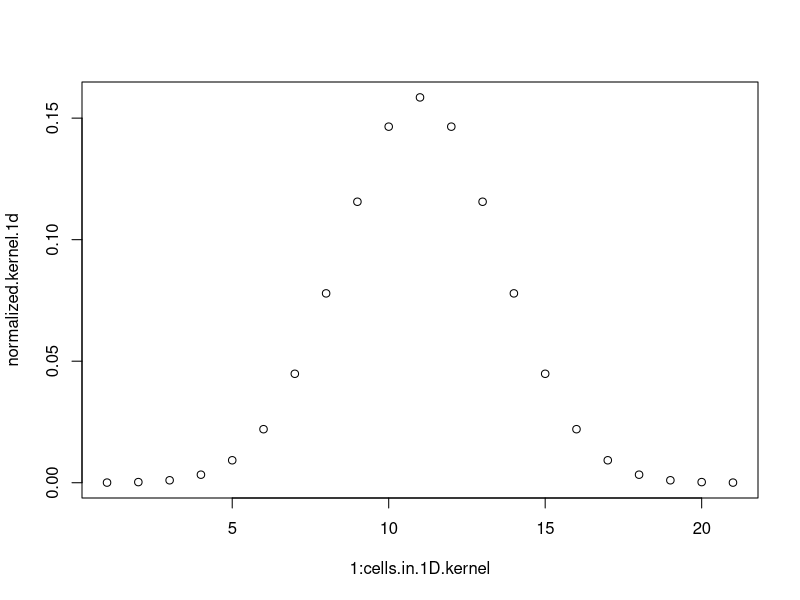
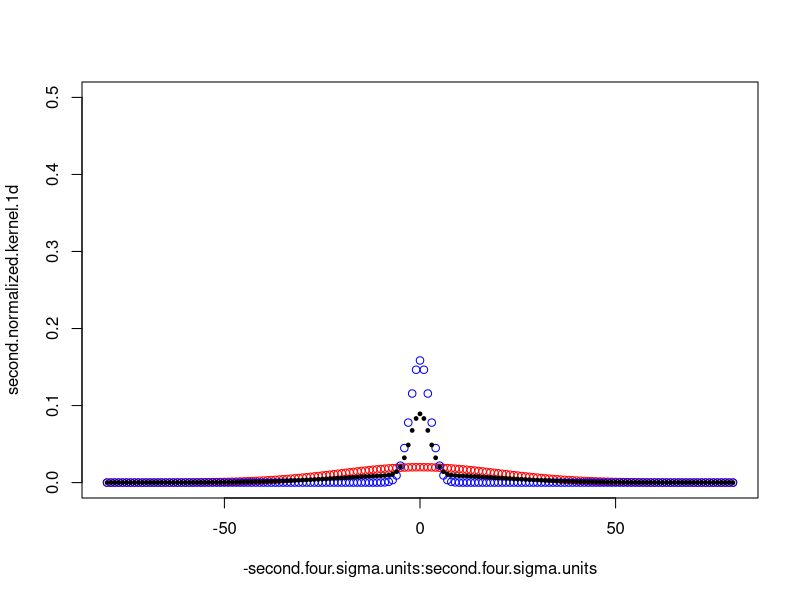
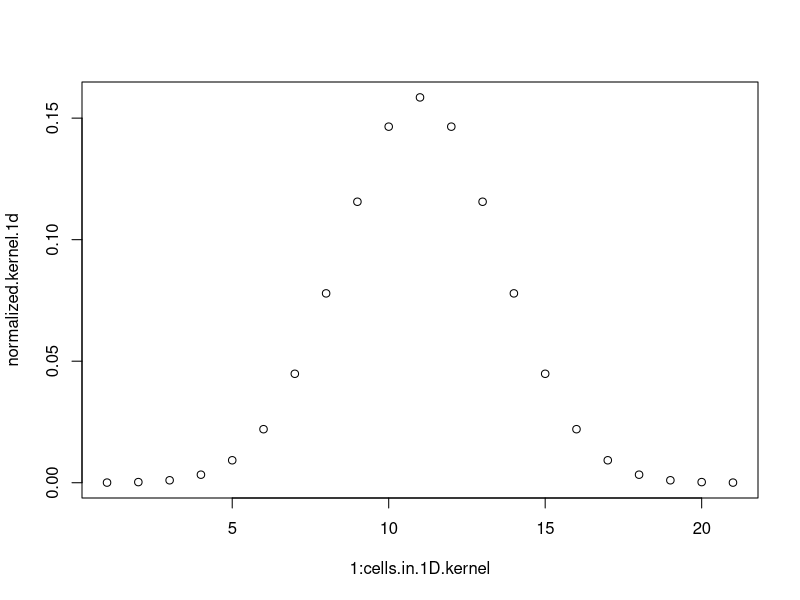
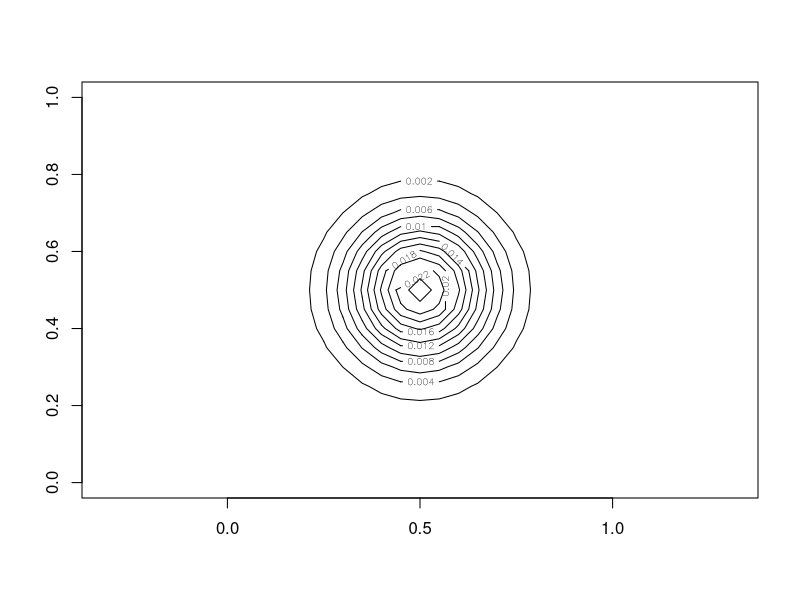
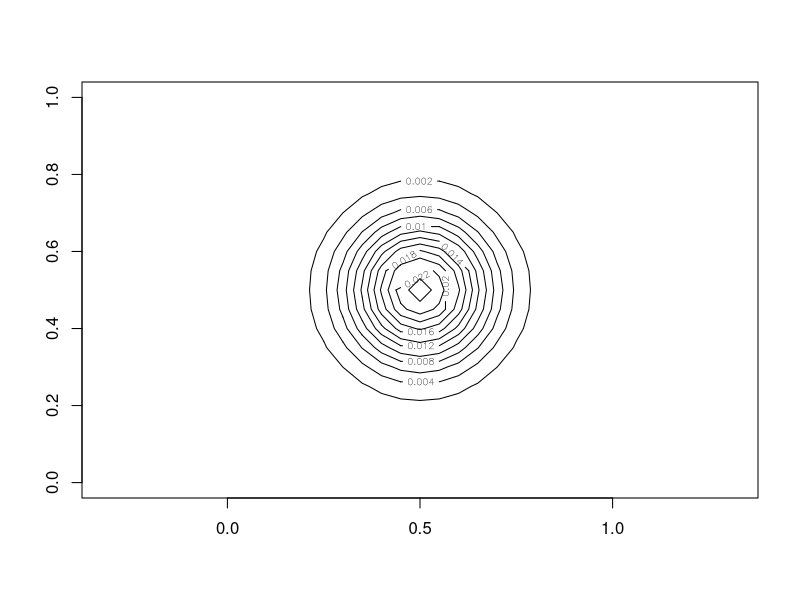
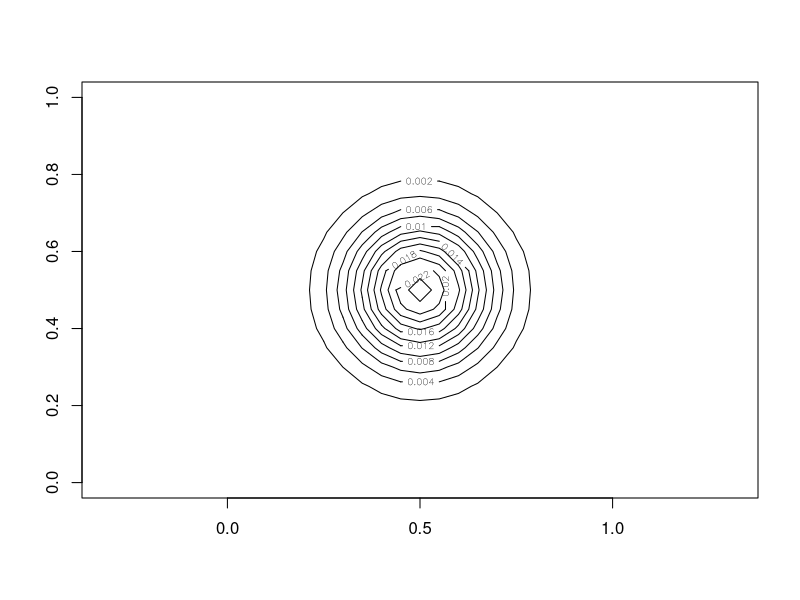

Here is the R script that generated these plots, in order: (Note: this script raises an error after producing the figures.)
#############################################################################################################################
#
#  code to write the dispersal matrix for a given number of patches and dispersal kernel to go into Nemo
#  19 Jan 2015
#
#############################################################################################################################



# FOR A LANDSCAPE OF A GIVEN SIZE

#patches.x <- 1000	# number of patches going horizontally in the cylinder, the range will expand in this direction
#patches.y <- 200		# number of patches lined up vertically in the cylinder
	# mostly irrelevant for figuring out dispersal kernel, except don't want it to loop entirely around the cylinder
	# cut in half when creating the landscape because I want symmetry so the edges match up, the landscape will be made then mirrored

# how big in 1-D is a patch (meters here)
cell <- 50
# landscape size
land.x <- 1000	# 1000 km = 1,000,000 m
land.y <- 500		# 50 km = 50,000 m

cells.x <- land.x/cell
cells.y <- land.y/cell

(total.cells <- cells.x * cells.y)



# CREATE THE DISPERSAL MATRIX

# dispersal kernel from 1 patch to surrounding patches
#	want it to be Gaussian and vary to having more LDD (long distance dispersal)
dist.mean <- 0		# mean should stay at zero as dispersal is centered around natal patch
dist.sd <- 125		# this is sigma, one standard deviation, in meters

# scale the landscape, and want to cut off at 4 sigma, so how many cells (in 1-D) are there within 4 sigma:
units <- dist.sd/cell		# number of cells per one sigma
four.sigma.units <- 4*units	# number of cells per four sigma IN ONE DIRECTION

center.cell <- four.sigma.units + 1
cells.in.1D.kernel <- four.sigma.units + four.sigma.units + 1
		# total cells going across the one-dimensional kernel are those one either side plus the central/natal one

# make the 1-D kernel
kernel.1d <- rep(NA, cells.in.1D.kernel)
k <- 1
for(i in -four.sigma.units:four.sigma.units){
	left.boundary <- (i-0.5)*cell
	right.boundary <- (i+0.5)*cell
	kernel.1d[k] <- pnorm(q=right.boundary, sd=dist.sd) - pnorm(q=left.boundary, sd=dist.sd)
	k <- k+1
}

# actually just take the first half and copy it to the second half, because the numbers slightly differ at the 12th decimal place otherwise.
# might be slightly inaccurate, but will ensure accuracy down the line and a perfect mirror image
kernel.1d <- c(kernel.1d[1:center.cell], kernel.1d[(center.cell-1):1])

	# correct to have the halves because the center cell in a sense can be thought of as zero space since not migrating leaves you there
	# still need to renormalize because only have the cumulative within 4 sigma
normalized.kernel.1d <- kernel.1d/sum(kernel.1d)	# normalize the probabilities to sum to 1
plot(1:cells.in.1D.kernel, normalized.kernel.1d)


########################################################################################################################
########################################################################################################################
#
#	for summing 2 distributions to create kurtosis:
#
# do the above again for a second distribution, sum the 1-D kernels and normalize
#
#	*** NOTE ***
#	WHEN SUMMING THE KERNELS, MAKE SURE TO ADD AFTER CENTERING AROUND 0
#
# dispersal kernel from 1 patch to surrounding patches
#	want it to be Gaussian and vary to having more LDD (long distance dispersal)
second.dist.mean <- 0		# mean should stay at zero as dispersal is centered around natal patch
second.dist.sd <- 1000		# this is sigma, one standard deviation, in meters

# scale the landscape, and want to cut off at 4 sigma, so how many cells (in 1-D) are there within 4 sigma:
second.units <- second.dist.sd/cell		# number of cells per one sigma
second.four.sigma.units <- 4*second.units	# number of cells per four sigma IN ONE DIRECTION

second.center.cell <- second.four.sigma.units + 1
second.cells.in.1D.kernel <- second.four.sigma.units + second.four.sigma.units + 1
		# total cells going across the one-dimensional kernel are those one either side plus the central/natal one

# make the 1-D kernel
second.kernel.1d <- rep(NA, second.cells.in.1D.kernel)
k <- 1
for(i in -second.four.sigma.units:second.four.sigma.units){
	left.boundary <- (i-0.5)*cell
	right.boundary <- (i+0.5)*cell
	second.kernel.1d[k] <- pnorm(q=right.boundary, sd=second.dist.sd) - pnorm(q=left.boundary, sd=second.dist.sd)
	k <- k+1
}

# actually just take the first half and copy it to the second half, because the numbers slightly differ at the 12th decimal place otherwise.
# might be slightly inaccurate, but will ensure accuracy down the line and a perfect mirror image
second.kernel.1d <- c(second.kernel.1d[1:second.center.cell], second.kernel.1d[(second.center.cell-1):1])

	# correct to have the halves because the center cell in a sense can be thought of as zero space since not migrating leaves you there
	# still need to renormalize because only have the cumulative within 4 sigma
second.normalized.kernel.1d <- second.kernel.1d/sum(second.kernel.1d)	# normalize the probabilities to sum to 1

diff.in.length <- abs(length(normalized.kernel.1d) - length(second.normalized.kernel.1d))
each.end.diff <- diff.in.length/2
# which is the shorter one:
if((length(normalized.kernel.1d) - length(second.normalized.kernel.1d)) < 0){	# then first kernel is shorter, add to it's length
	second.shorter <- FALSE
	long.normalized.kernel.1d <- c(rep(0, each.end.diff), normalized.kernel.1d, rep(0, each.end.diff))
	plot(-second.four.sigma.units:second.four.sigma.units, second.normalized.kernel.1d, ylim=c(0,0.5), col="red")
	points(-second.four.sigma.units:second.four.sigma.units, long.normalized.kernel.1d, col="blue")
}
if((length(normalized.kernel.1d) - length(second.normalized.kernel.1d)) > 0){	# then second kernel is shorter, add to it's length
	second.shorter <- TRUE
	second.normalized.kernel.1d <- c(rep(0, each.end.diff), second.normalized.kernel.1d, rep(0, each.end.diff))
	plot(-four.sigma.units:four.sigma.units, normalized.kernel.1d, ylim=c(0,0.5), col="red")
	points(-four.sigma.units:four.sigma.units, second.normalized.kernel.1d, col="blue")
}

prop.first.kernel <- 0.5
prop.second.kernel <- 1 - prop.first.kernel
summed.1d.kernels <- (long.normalized.kernel.1d * prop.first.kernel) + (second.normalized.kernel.1d * prop.second.kernel)

# just for the plot, to know which x values to use
if(second.shorter==FALSE){
	points(-second.four.sigma.units:second.four.sigma.units, summed.1d.kernels, pch=20, cex=0.75)
}else{
	points(-four.sigma.units:four.sigma.units, summed.1d.kernels, pch=20, cex=0.75)
}

########################################################################################################################
########################################################################################################################


# IF USING COMBINATION OF 2 KERNELS, UNCODE FOLLOWING LINE
#
# normalized.kernel.1d <- summed.1d.kernels

#normalized.kernel.1d <- kernel.1d/sum(kernel.1d)	# normalize the probabilities to sum to 1
plot(1:cells.in.1D.kernel, normalized.kernel.1d)

# multiply it by itself to create the 2-D
horizontal.to.multiply <- matrix(NA, nrow=length(normalized.kernel.1d), ncol=length(normalized.kernel.1d))
vertical.to.multiply <- matrix(NA, nrow=length(normalized.kernel.1d), ncol=length(normalized.kernel.1d))

for(j in 1:length(normalized.kernel.1d)){
	horizontal.to.multiply[j,] <- normalized.kernel.1d
	vertical.to.multiply[,j] <- normalized.kernel.1d
}

multiplied.kernels <- horizontal.to.multiply * vertical.to.multiply


# plot the multiplied matrix
library(graphics)
contour(multiplied.kernels, asp=1, nlevels= four.sigma.units)

# find the cutoff value for distance travelled, i.e. which contours don't make the full circle around because they travel farther than the central column/row?
lower.cutoff <- multiplied.kernels[1, center.cell]
multiplied.kernels[multiplied.kernels < lower.cutoff] <- 0
	# replace values lower than the cutoff with zero
# plot the multiplied matrix that's been cut off to circular distances
contour(multiplied.kernels, asp=1, nlevels= four.sigma.units)

# restandardize so all sums to 1
restandardized.multiplied.kernels <- multiplied.kernels/sum(multiplied.kernels)
contour(restandardized.multiplied.kernels, asp=1, nlevels= four.sigma.units)
disp.kernel <- restandardized.multiplied.kernels

middle.of.kernel <- center.cell
	# ceiling(length(disp.kernel[,1])/2)	# works because there are an odd number for the length/width
max.dist.include.natal <- middle.of.kernel	# the maximum number of cells an individual might migrate including 1 as staying in natal patch
max.dist.exclude.natal <- middle.of.kernel - 1


#############################################################################################################################
#
#	NOW WE HAVE THE DISPERSAL KERNEL
#
#	GO AHEAD AND MAKE THE DISPERSAL MATRIX
#
#############################################################################################################################



# dispersal matrix needs to be patch number x patch number with columns summing to 1
#patches.x
#patches.y
total.patches <- patches.x * patches.y

disp.mat <- matrix(0, nrow= total.patches, ncol= total.patches) 	
	# dispersal matrix is patch number by patch number
	# it is all zeros so I can simply fill in the non-zero values
	
# make an identifying number for all patches, go down each column before moving on to the next column
patch.number.ids <- matrix(0, nrow= patches.y, ncol= patches.x)
for(i in 1: (patches.x * patches.y)){
	patch.number.ids[i] <- i
}



# a function to mirror image a matrix
rotate90 <- function(x) t(apply(x, 2, rev))
mirror <- function(x) rotate90(rotate90(x))


# FOR A GIVEN PATCH, WHAT PATCHES ARE THERE TO CHOOSE FROM FOR MIGRATION

column.length <- patches.y
row.length <- patches.x

for(i in 1: patches.y){		# row
	for(j in 1: patches.x){	# column

		focal.patch.id <- patch.number.ids[i,j]
		potential.rows.vertical <- (i - max.dist.exclude.natal):(i + max.dist.exclude.natal)
		potential.columns.horizontal <- (j - max.dist.exclude.natal):(j + max.dist.exclude.natal)

		# check within bounds for rows
		if(TRUE %in% (potential.rows.vertical > column.length)){	# at the bottom of the cylinder, loop to top
			how.many.over <- table((potential.rows.vertical > column.length))[[2]]	
				# number of trues, i.e. those that are greater than the max column height
			potential.rows.vertical <- c((i - max.dist.exclude.natal):(column.length), 1:how.many.over)
		}
		if(TRUE %in% (potential.rows.vertical < 1)){	# at the top of the cylinder, loop to bottom
			how.many.under <- table((potential.rows.vertical < 1))[[2]]	
				# number of trues, i.e. those that are greater than the max column height
			potential.rows.vertical <- c((column.length-(how.many.under-1)):column.length, 1:(i + max.dist.exclude.natal))
		}
		# check within bounds for columns; DO NOT want these to loop to the other end of the x spectrum
		if(TRUE %in% (potential.columns.horizontal > row.length)){	# at the right end of the cylinder, don't loop
			how.many.over <- table((potential.columns.horizontal > row.length))[[2]]	
				# number of trues, i.e. those that are greater than the right end of the cylinder
			potential.columns.horizontal <- (j - max.dist.exclude.natal):(row.length)
		}
		if(TRUE %in% (potential.columns.horizontal < 1)){	# at the left end of the cylinder, don't loop 
			how.many.under <- table((potential.columns.horizontal < 1))[[2]]	
				# number of trues, i.e. those that are less than the left end of the cylinder
			potential.columns.horizontal <- 1:(j + max.dist.exclude.natal)
		}

		# take those columns and rows and create a list of potential patches
		potential.patches.matching.kernel <- patch.number.ids[potential.rows.vertical, potential.columns.horizontal]




		if(length(potential.patches.matching.kernel) < length(disp.kernel)){
			print("Patch dispersal kernel hits the left or right border!")
			# when at the left or right end of the cylinder, need to add in the extra migration - make boundaries reflecting
			
			# how many columns should be in the kernel total:
			kernel.length <- max.dist.include.natal + max.dist.exclude.natal
			
			
			# are we at the left or right edge?
			
			# left edge
			if(TRUE %in% (1: patches.y %in% potential.patches.matching.kernel)){
				# how many columns do we have / are we missing in the kernel
				short.kernel <- length(potential.patches.matching.kernel[1,])
				cols.missing <- kernel.length - short.kernel
				
				# missing that many columns, and in this case on the left
				# so mirror those 2 columns and add them on to the dispersal kernel existing leftmost columns
				
				modified.disp.kernel <- disp.kernel[, -c(1:cols.missing)]
				add.on.missing <- disp.kernel[, c(1:cols.missing)]
				if(cols.missing > 1){
					# mirror the dispersal kernel bit being added back on
					add.on.missing <- mirror(add.on.missing)
					for(k in 1:cols.missing){
						modified.disp.kernel[,k] <- modified.disp.kernel[,k] + add.on.missing[,k]
					}
				}else{
					modified.disp.kernel[,1] <- modified.disp.kernel[,1] + add.on.missing
				}
			}
			
			
			# right edge
			if(TRUE %in% (((total.patches-patches.y): total.patches) %in% potential.patches.matching.kernel)){
				# how many columns do we have / are we missing in the kernel
				short.kernel <- length(potential.patches.matching.kernel[1,])
				cols.missing <- kernel.length - short.kernel
				
				# missing that many columns, and in this case on the right
				# so mirror those columns if there are more than 1 and add them on to the dispersal kernel existing rightmost columns
				
				modified.disp.kernel <- disp.kernel[, -c(kernel.length:(kernel.length - (cols.missing-1)))]
				add.on.missing <- disp.kernel[, c(kernel.length:(kernel.length - (cols.missing-1)))]	# this ALREADY mirrored any columns greater than 1
				
				# harder on the right side to line up matrices for adding, so just add zeros to the existing reflected probabilities that are being added on
				empty.cols.to.add <- short.kernel - cols.missing
				
				# harder on the right side to line up matrices for adding, so just add zeros to the existing reflected probabilities that are being added on
				for(kk in 1: empty.cols.to.add){
					add.on.missing  <- cbind(rep(0, kernel.length), add.on.missing)
				}
				modified.disp.kernel <- modified.disp.kernel + add.on.missing				
			}
			# put the dispersal probability values into the dispersal matrix
			disp.mat[focal.patch.id, potential.patches.matching.kernel] <- modified.disp.kernel
			
		}else{
			#this is the simple case where values can just be inserted because we are not at the left or right boundary
			
			disp.mat[focal.patch.id, potential.patches.matching.kernel] <- disp.kernel	
				# for the focal patch we are on, that is the row number in the final dispersal matrix for nemo
				# insert into that row the values of where that patch sends migrants
		}
	}
}



setwd("~/Documents/My_Documents/UBC/Research/Range_SimulationProject/R_Code")

write(disp.mat, file="DispMatrix.txt", ncolumns=(total.patches), sep=", ")
	# this adds in the commas and maintains the columns, need the brackets another way


# can't get the brackets in properly without it writing them as a row instead of a column.  Quicker fix to just paste file into excel and concatenate the brackets in that way




#############################################################################################################################
#############################################################################################################################


# PATCH CAPACITY MATRIX

# also write the patch capacity matrix

# carrying capacity
K <- 10

# where to initiate the pop

# total number of pops
total.patches
# those patches are arrayed by:
# vertical number of patches
patches.y
# horizontal number of patches
patches.x

# width to initiate the pops over
initial.x <- 5

# that width creates this number of pops which are ordered correctly at the beginning of the list because of how the dispersal matriz has been constructed
initial.num.pops <- initial.x * patches.y


# FOR BURN IN
burnin <- paste(c("{", paste(rep(K, initial.num.pops), collapse=", "), ",", paste(rep(0, (total.patches - initial.num.pops)), collapse=", "), "}"), collapse=" ")

# FOR EXPANSION
expansion <- paste(c("{", paste(rep(K, total.patches), collapse=", "), "}"), collapse=" ")








#############################################################################################################################










#############################################################################################################################
#############################################################################################################################
#############################################################################################################################
#############################################################################################################################

#temp <- as.matrix(cbind.data.frame(as.matrix(rep("{", total.patches)), disp.mat, as.matrix(rep("}", total.patches))))
#temp2 <- disp.mat
#temp3 <- cbind(NA, disp.mat, NA)
#temp2$end <- rep("}", total.patches)
#new.mat <- read.table("DispMatrix.txt")
#test <- cbind(rep("{", total.patches), new.mat, rep("}", total.patches))
#write(as.matrix(test), file="test_DispMatrix.txt", ncolumns=(total.patches+2))


# forward migration, each row needs to sum to 1
#for(i in 1: total.patches){		# go through one row, i.e. one patch
#	for(j in 1: total.patches){	# proceed through that row's columns, i.e. one patch
		# patch 1 to patch 1
		# 2 to 2
		# 3 to 3 .... etc
#		temp.sum <- 0
#		if(i == j) {
#			disp.mat[i,j] <- disp.kernel[middle.of.kernel, middle.of.kernel] # we are in the natal patch, give it that dispersal probability
#			temp.sum <- temp.sum + disp.kernel[middle.of.kernel, middle.of.kernel]	# want to make sure we stop putting values in when we've reached the sum of 1
#		}
#		if(i != j){		# we are not in the natal patch, figure out where we are in the kernel
#			diff <- j-i	# how many patches are we from the natal patch in that row?
#			if(diff <= max.dist.include.natal){			
#			}
#		}
#	}
#}




# not sure if I need this? patch ids jsut within the dispersal kernel
#kernel.ids <- matrix(0, nrow=length(disp.kernel[,1]), ncol=length(disp.kernel[1,]))
#for(i in 1:length(disp.kernel)){
#	kernel.ids[i] <- i
#}

# don't need the array because things seem to stay lined up without it, so can just paste them in, saving the code below just in case though

#potential.patches.matching.kernel.with.disp.array <- c(as.vector(potential.patches.matching.kernel), as.vector(disp.kernel))
#dim(potential.patches.matching.kernel.with.disp.array) <- c((max.dist.include.natal+ max.dist.exclude.natal), (max.dist.include.natal+ max.dist.exclude.natal), 2)

# NOW HAVE AN ARRAY TO CALL FROM for patch ID and it's probability of being dispersed to by the focal patch



